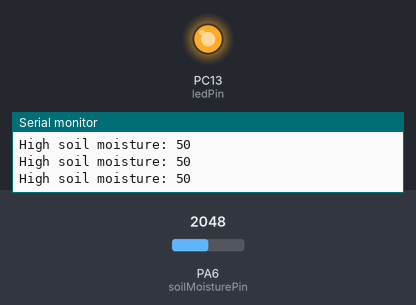
Simulated run of this sketch. Board: STM32 Blue Pill. Shown: output pins drawn as LEDs (lit = HIGH), the last lines printed to the serial monitor. The test bench sets the inputs (shaded band); at power-on: PA6 (soilMoisturePin) = 2048.

Above: at 1.2 s.
1.3 s: PA6 (soilMoisturePin) set to 1986
At 2.5 s:
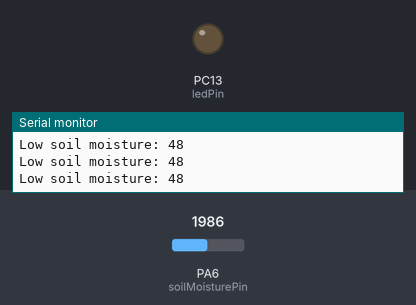
2.8 s: PA6 (soilMoisturePin) set to 2866
At 3.9 s:
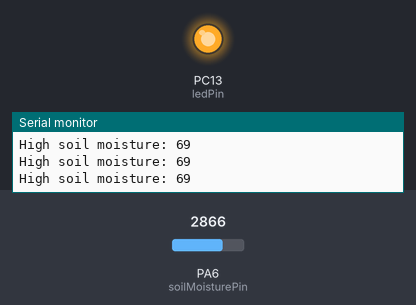
4.3 s: PA6 (soilMoisturePin) set to 2047
At 5.2 s:
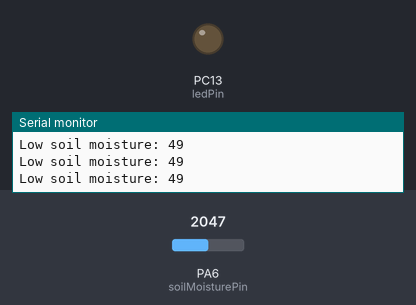
Timing chart, 0 to 7.3 s (numbered marks = the images above; inputs shaded):
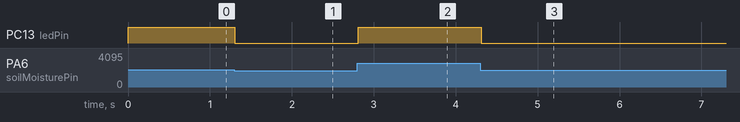

Measured:
- the behaviour switches between 2048 and 2047 on PA6 (soilMoisturePin) (found by bisection; images 0 and 1)
- after the input at 1.3 s, PC13 (ledPin): HIGH → LOW at once
- after the input at 2.8 s, PC13 (ledPin): LOW → HIGH at once
- after the input at 4.3 s, PC13 (ledPin): HIGH → LOW at once

The sketch:

02controling_led.ino
```cpp
const int ledPin = PC13;

const int soilMoisturePin = PA6;
int analogValue;
int soilMoistureValue;

void setup() {
    Serial.begin(9600);
    pinMode(ledPin, OUTPUT);
    pinMode(soilMoisturePin, INPUT);
}

void loop() {
    int analogValue = analogRead(soilMoisturePin);
    soilMoistureValue = map(analogValue, 0, 4095, 0, 100);	//Map value : 400 will be 100 and 1023 will be 0
    if (soilMoistureValue >= 50) {
        digitalWrite(ledPin, HIGH);
        Serial.print("High soil moisture: ");
        Serial.println(soilMoistureValue);
    } else {
        digitalWrite(ledPin, LOW);
        Serial.print("Low soil moisture: ");
        Serial.println(soilMoistureValue);
    }
    delay(100);
}
```
